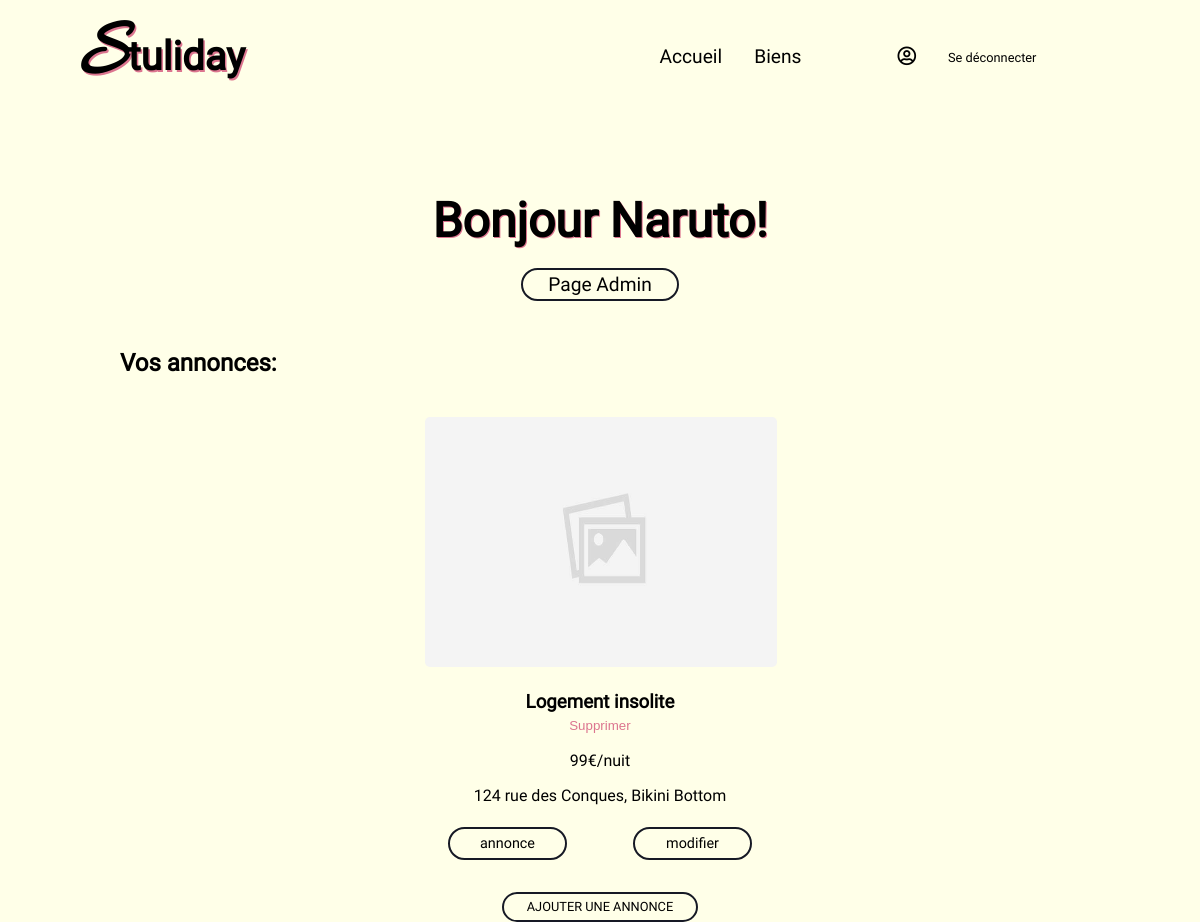
/profil.php (signed in), run on an earlier commit of the app's database.
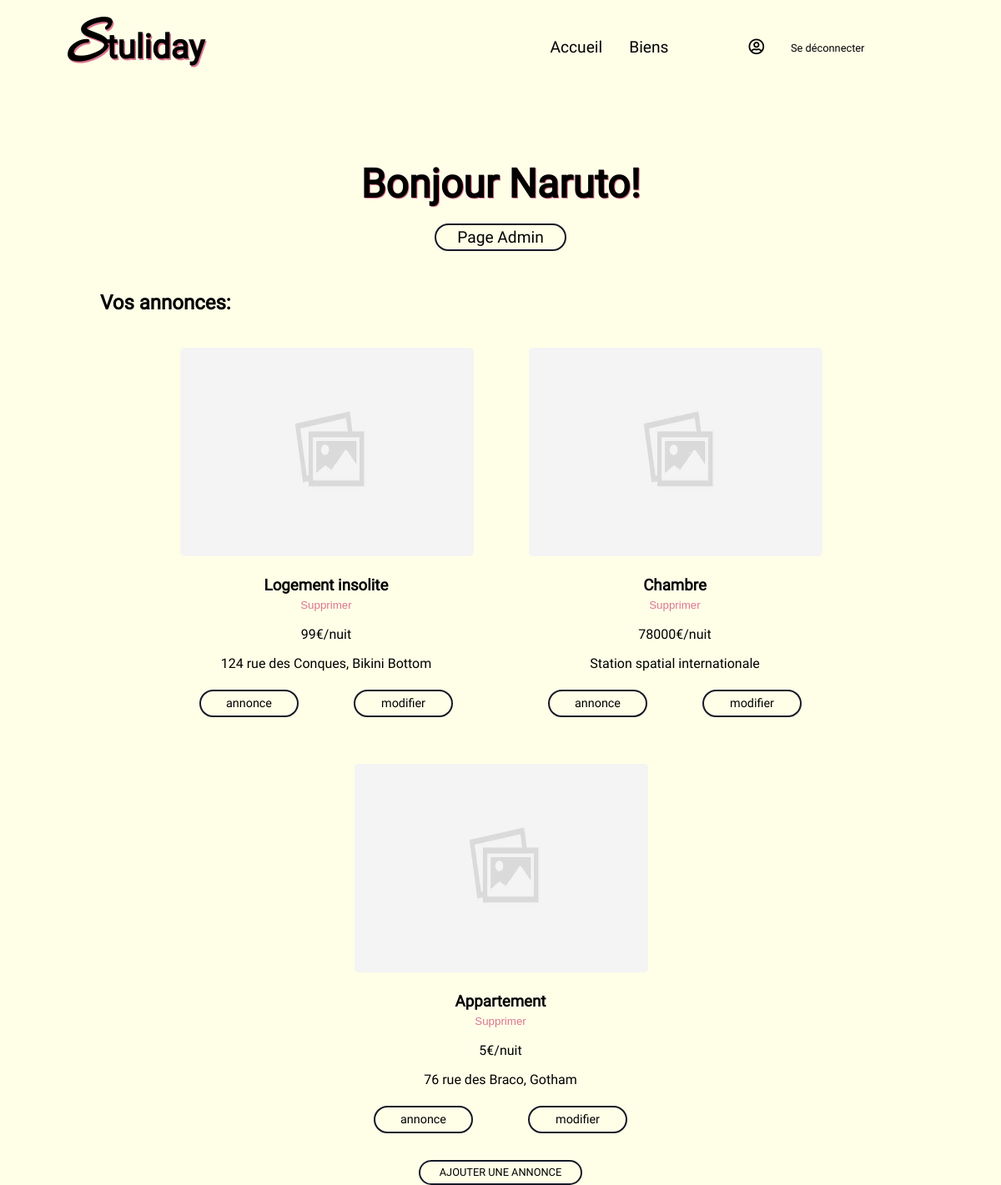
And on a later commit of the database.
### tables this page shows
CREATE TABLE IF NOT EXISTS `users` (
  `id` int(10) NOT NULL AUTO_INCREMENT,
  `username` varchar(255) NOT NULL,
  `email` varchar(255) NOT NULL,
  `password` varchar(255) NOT NULL,
  `name_role_id` int(10) NOT NULL DEFAULT '2',
  PRIMARY KEY (`id`),
  UNIQUE KEY `username` (`username`),
  UNIQUE KEY `email` (`email`),
  KEY `role` (`name_role_id`)
);

CREATE TABLE IF NOT EXISTS `biens` (
  `id` int(10) NOT NULL AUTO_INCREMENT,
  `adresse` varchar(255) NOT NULL,
  `price` int(10) NOT NULL,
  `description` text NOT NULL,
  `author` int(10) NOT NULL,
  `category` int(10) NOT NULL,
  `title` varchar(255) NOT NULL,
  PRIMARY KEY (`id`),
  KEY `author` (`author`)
);

CREATE TABLE IF NOT EXISTS `categories` (
  `id` int(10) NOT NULL AUTO_INCREMENT,
  `name_category` varchar(255) NOT NULL,
  PRIMARY KEY (`id`),
  UNIQUE KEY `name` (`name_category`)
);

### profil.php (the view, shortened to what this page needs)
<?php $page = 'Profil';
require 'nav.php' ?>
<?php
if (!empty($_SESSION['id']))
{
    $user_id = $_SESSION['id'];
    $sqlUser = "SELECT * FROM users WHERE id = '{$user_id}'";
    $resultUser = $connect->query($sqlUser);
    if ($user = $resultUser->fetch(PDO::FETCH_ASSOC))
    {
        $sqlBiens = "SELECT b.*, c.name_category, u.username
        FROM biens AS b
        LEFT JOIN users AS u ON b.author = u.id
        LEFT JOIN categories AS c ON b.category = c.id
        WHERE b.author = {$user_id}";
        $biens = $connect->query($sqlBiens)->fetchAll(PDO::FETCH_ASSOC);
?>
    <body>
        <section id="profil">
            <h2>
                Bonjour <?php echo $user['username'];?>!
                <?php
                if ($user['name_role_id'] == 1)
                {
                    echo '<a href="admin.php">Page Admin</a>';
                }
                ?>
            </h2>
            <h3>Vos annonces:</h3>
            <div class="sheetrow">
            <?php
            foreach ($biens as $bien)
            {
            ?>
                <div class="aptsheet">
                    <div class="image">
                        <?php if (is_null($bien['image']) || empty($bien['image']))
                            {
                        echo "<img src='assets/images/noimage.jpg' alt='product_image'/> ";
                        } else {
                        ?>
                            <img src="assets/images/<?php echo $bien['image']; ?>" alt='<?php echo $bien['name_category']; ?>' />
                        <?php
                        }
                        ?>
                    </div>
                    <h3>
                        <?php echo $bien['name_category']; ?>
                        <form action="delete.php" method="POST" class="supp_ad">
                            <input type="submit" value="Supprimer" name="delete">
                        </form>
                    </h3>
                    <p class="prix">
                        <?php echo $bien['price']; ?>€/nuit
                    </p>
                    <p>
                            <?php echo $bien['adresse']; ?>
                    </p>
                    <div>
                        <a href="propertyad.php?id=<?php echo $bien['id']; ?>">
                            annonce
                        </a>
                        <a href="editpropertyad.php?id=<?php echo $bien['id']; ?>">
                            modifier
                        </a>
                    </div>
                </div>
            <?php
            }
            ?>
            </div>
            <a href="newad.php">Ajouter une annonce</a>
    <?php
    }
    ?>
        </section>
    </body>
</html>
<?php
}
?>

### nav.php (shortened to what this page needs)
<!DOCTYPE html>
<html lang="en">
    <head>
        <link rel="stylesheet" href="assets/css/style.css">
        <link rel="stylesheet" href="https://cdnjs.cloudflare.com/ajax/libs/font-awesome/5.15.3/css/all.min.css">
    </head>
    <body>
        <header>
            <nav id="nav">
                <h1><span>S</span>tuliday</h1>
                <div>
                    <ul>
                        <li>
                            <a href="index.php">Accueil</a>
                        </li>
                        <li id="biens">
                            <a href="property.php">Biens
                            </a>
                        </li>
                        <?php
                        if (empty($_SESSION['username'])) {
                        ?>
                            <li>
                                <p>
                                <a href="signin.php">Inscription</a>  / <a href="login.php">Connexion</a>
                            </li>
                        <?php
                        } else {
                        ?>
                            <li>
                                <a href="profil.php"><i class="far fa-user-circle"></i></a>
                            </li>
                            <li>
                                <a class="deco" href="?logout">Se déconnecter</a>
                            </li>
                        <?php
                        }
                        ?>
                    </ul>
                </div>
            </nav>
    </body>
</html>

### assets/css/style.css (style rules this page uses)
* { margin: 0px; padding: 0px; list-style: none; text-decoration: none; }
body { font-family: "roboto"; background-color: #FFFFE8; }
nav { display: flex; justify-content: space-between; align-items: center; flex-direction: row; height: 7em; width: 100%; }
nav h1 { color: black; margin-left: 2em; font-weight: 900; font-size: 2.5em; text-shadow: 1.5px 1.5px 0px #DC758F; }
nav h1 span { font-family: "allura"; font-size: 2em; }
nav div > ul { display: flex; justify-content: center; align-items: center; flex-direction: row; margin-right: 1em; width: 40em; }
nav div > ul li { margin-right: 2em; }
nav div > ul li:first-child { margin-right: 2em; }
nav div > ul li:nth-child(2) { margin-right: 6em; }
nav div > ul li a { color: black; font-family: "roboto"; font-size: 1.2em; }
.deco { font-size: 0.8em; }
#biens { position: relative; }
header { height: 100vh; }
form { width: 100%; margin-top: 2em; }
.sheetrow { width: 100%; display: flex; justify-content: center; align-items: center; flex-direction: row; flex-wrap: wrap; }
.aptsheet { margin-left: 1.5em; margin-right: 1.5em; width: 20%; min-width: 370px; height: 475px; display: flex; justify-content: flex-start; align-items: center; flex-direction: column; border-radius: 10px; margin-bottom: 1.5em; transition: all 0.3s ease-out; }
.aptsheet > div:last-child { display: flex; justify-content: center; align-items: center; flex-direction: row; flex-wrap: wrap; width: 100%; }
.aptsheet > div:last-child > a { width: 8em; background-color: transparent; border: 2px solid #161925; color: black; text-shadow: none; height: 2em; border-radius: 25px; font-family: "roboto"; font-size: 0.9em; font-weight: 100; margin-top: 0.4em; display: flex; justify-content: center; align-items: center; flex-direction: row; margin-left: auto; margin-right: auto; }
.aptsheet .image > img { width: 95%; height: 250px; margin: 20px 10px 20px 10px; border-radius: 5px; }
.aptsheet p { width: 80%; text-align: center; margin-bottom: 1em; }
.prix { margin-bottom: 1em; margin-top: 1em; }
#profil { width: 80%; margin-left: auto; margin-right: auto; margin-top: 5em; }
#profil > h2 { text-align: center; font-size: 3em; text-shadow: 1px 1px 0px #DC758F; margin-bottom: 1em; }
#profil > h2 > a { width: 8em; background-color: transparent; border: 2px solid #161925; color: black; text-shadow: none; height: 1.5em; border-radius: 25px; font-family: "roboto"; font-size: 0.4em; font-weight: 100; margin-top: 1em; display: flex; justify-content: center; align-items: center; flex-direction: row; margin-left: auto; margin-right: auto; }
#profil > h3 { font-size: 1.5em; height: 2em; }
#profil > a { text-transform: uppercase; width: 15em; background-color: transparent; border: 2px solid #161925; color: black; height: 2em; border-radius: 25px; font-family: "roboto"; font-size: 0.8em; margin-top: -0.3em; margin-bottom: 1em; display: flex; justify-content: center; align-items: center; flex-direction: row; margin-left: auto; margin-right: auto; }
.supp_ad { width: 100% !important; margin-top: 0px !important; margin-bottom: 0px !important; text-align: center; }
.supp_ad > input { background-color: transparent; border: transparent; width: 70px; color: #DC758F; }

What changed in the data, as far as the page shows it:
added biens: categories.name_category "Chambre", price "78000", adresse "Station spatial internationale"
added biens: categories.name_category "Appartement", price "5", adresse "76 rue des Braco, Gotham"
